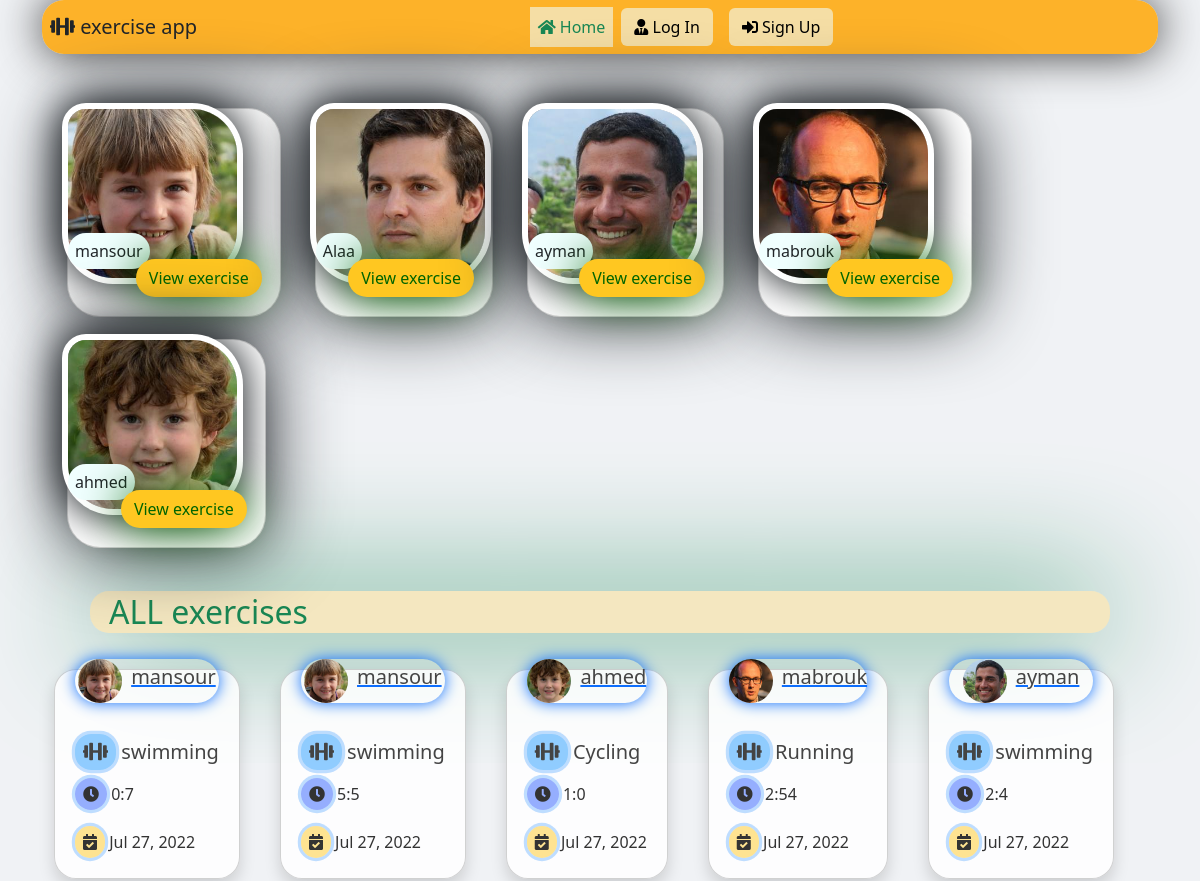
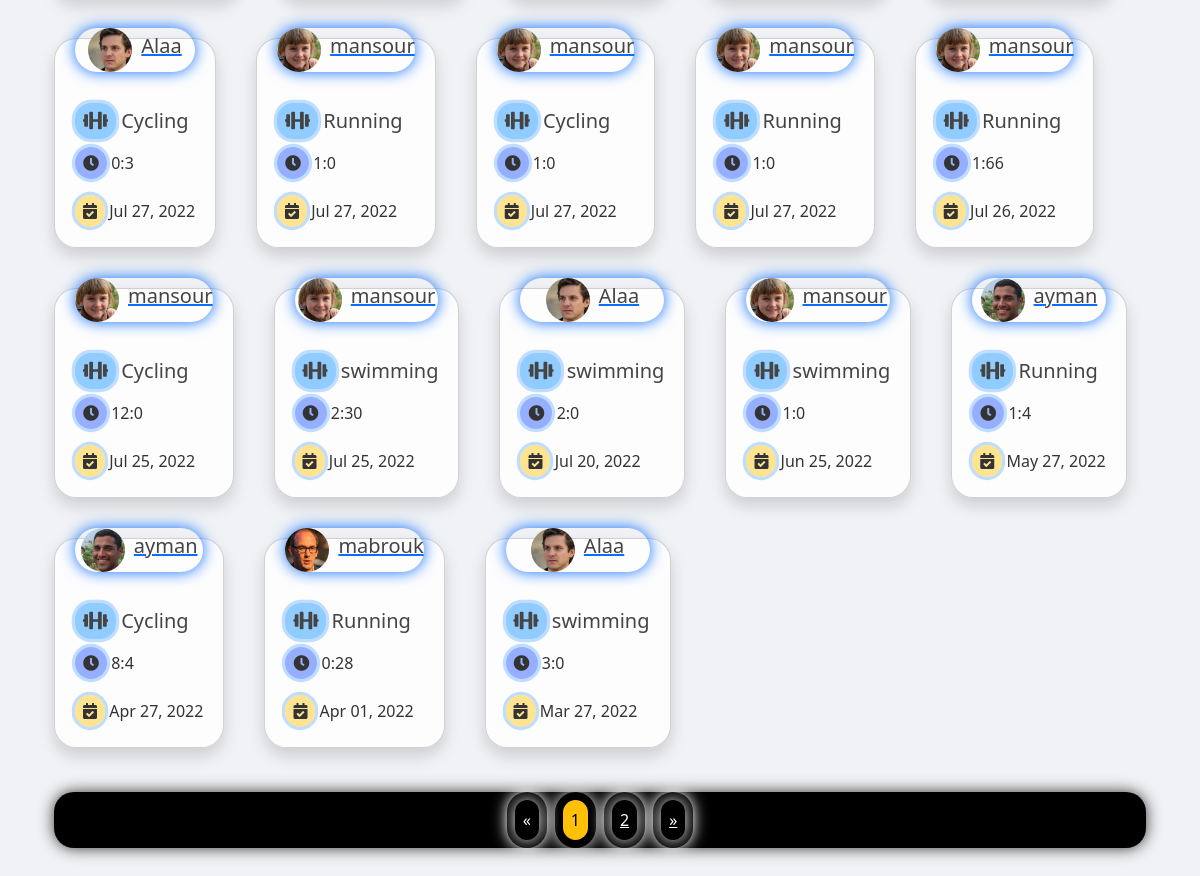
The page / on the database its author committed (2 pictures, top to bottom).
### users/models.py (models this page shows, shortened)
class Profile(models.Model):
    user = models.OneToOneField(User, on_delete=models.CASCADE)
    image = models.ImageField(default='default.jpg', upload_to='profile_pics')

### blog/models.py (models this page shows, shortened)
class Post(models.Model):
	exercisename = models.ForeignKey('Category', on_delete=models.CASCADE)
	hour = models.IntegerField(default=0 )
	min = models.IntegerField(default=0)
	file = models.FileField(null=True,blank=True,upload_to='Files')
	content = models.TextField()
	date_Posted = models.DateTimeField(default=timezone.now)
	author = models.ForeignKey(User, on_delete=models.CASCADE)

class Category(models.Model):
	name = models.CharField(max_length=100)
	description = models.TextField()
	image = models.ImageField(upload_to='images/')
	def __str__(self):
		return self.name

### blog/views.py (the view)
# urls.py: path('', post_list, name='blog-home-api'),
def post_list(request):
    queryset = Post.objects.all().order_by('-date_Posted')
    month = queryset.filter( date_Posted__month__gte= timezone.now().month)
    day = []
    for i in month:
        if i.date_Posted.day not in day:
            day.append(i.date_Posted.day)
    print(day)
    year = queryset.filter( date_Posted__year__gte= timezone.now().year)
    yearDay = []
    for i in year:
        if i.date_Posted.month not in yearDay:
            yearDay.append(i.date_Posted.month)
    YMD = []
    for d in Post.objects.filter( date_Posted__year__gte= timezone.now().year):
        YMD.append(d.date_Posted.strftime("%Y-%m-%d"))
    YMD = list(set(YMD))
    YM = []
    for d in YMD:
        YM.append(d.split('-')[1])
    YM = dict(Counter(YM))
    YM = sorted(YM.items(), key=operator.itemgetter(1), reverse=True)
    user_list = Post.objects.all().order_by('-date_Posted')
    page = request.GET.get('page', 1)
    paginator = Paginator(user_list, 18)
    try:
        posts = paginator.page(page)
    except PageNotAnInteger:
        posts = paginator.page(1)
    except EmptyPage:
        posts = paginator.page(paginator.num_pages)
    usr = User.objects.all()
    context = {
        'usr': usr,
        'Posts': queryset,
        'Category': Category.objects.all(),
        'days': day,
        'years': yearDay,
        'YMD': YMD,
        'YM': YM,
        'month': month,
        'year': posts
    }
    return render(request, 'blog/home.html', context)

### blog/templates/blog/home.html (shortened to what this page needs)
{% extends "blog/base.html" %}
{% block content %}
<div class="usr" style="display: flex; flex-wrap: wrap; ">
  {% for u in usr %}
  <a href="/user/{{ u.id }}" class="btn" >
  <div class="card relative" style="box-shadow: 0 0 75px; border-radius: 33px;">
    <img src="{{ u.profile.image.url }}" style="width: 169px; height: 169px;border-radius: 18px 45px 48px;box-shadow: 0 0 0px 6px white,0 0 38px 9px;">
    <div class="">
      <span class="card-title" style="position: relative;top: -44px;background: azure;width: fit-content;padding: 7px;border-radius: 23px;" >{{ u.username }}</span>
      <div class="btn" style="position: relative; top: -19px; background: #ffc721; left: -18px; color: darkgreen; border-radius: 51px; box-shadow: 0 0 45px;">View exercise</div>
    </div>
  </div>
</a>
  {% endfor %}
</div>
<h2 style="background: #ffc10738;padding: 2px 19px;border-radius: 19px;box-shadow: 0 0 125px;color: #198754;margin: 36px;"> ALL exercises</h2>
<div style="display: flex;flex-wrap: wrap;gap: 40px;">
  {% for data in year %}
  <div class="card img-thumbnail img-fluid shadow"
    style=" background: #ffffffd4; border-radius: 22px; box-shadow: 1px 1px 21px #21252969;">
    <div class="card-body">
      <a href="/user/{{ data.author.id }}" class="usr" style="display: flex; justify-content: center; align-items: center; gap: 9px; box-shadow: 0 0 15px; border-radius: 25px; position: relative; top: -31px;">
        <img src="{{ data.author.profile.image.url }}" style="width: 44px;height: 44px; border-radius: 22px;">
        <h5 class="card-title">{{ data.author }}</h5>
      </a>
      <h5 class="card-title">
        <i class="fas fa-dumbbell" style="background: #078fff71;"></i> {{ data.exercisename }}
      </h5>
      <p class="card-text">
        <i class="fas fa-clock" style="background: #0741ff6c;"></i>
        {{ data.hour }}:{{ data.min }}
      </p>
      <p class="card-text">
        <i class="fa fa-calendar-check" style="background: #ffc10770;"></i>
        {{ data.date_Posted|date:"M d, Y" }}
      </p>
    </div>
  </div>
  {% endfor %}
</div>
{% if year.has_other_pages %}
  <ul class="pagination" style="background:#000">
    {% if year.has_previous %}
      <li><a href="?page={{ year.previous_page_number }}">&laquo;</a></li>
    {% else %}
      <li class="disabled"><span>&laquo;</span></li>
    {% endif %}
    {% for i in year.paginator.page_range %}
      {% if year.number == i %}
        <li class="active"><span>{{ i }} <span class="sr-only">(current)</span></span></li>
      {% else %}
        <li><a href="?page={{ i }}">{{ i }}</a></li>
      {% endif %}
    {% endfor %}
    {% if year.has_next %}
      <li><a href="?page={{ year.next_page_number }}">&raquo;</a></li>
    {% else %}
      <li class="disabled"><span>&raquo;</span></li>
    {% endif %}
  </ul>
{% endif %}
{% endblock content %}

### blog/templates/blog/base.html (shortened to what this page needs)
{% load static %}
<!doctype html>
<html lang="en">
<head>
  <link href="https://cdn.jsdelivr.net/npm/bootstrap@5.2.0/dist/css/bootstrap.min.css" rel="stylesheet"
>
  <link rel="stylesheet" href="https://use.fontawesome.com/releases/v5.8.1/css/all.css">
  <link rel="stylesheet" href="{% static 'blog/main.css' %}">
</head>
<body class="container">
  <nav class="navbar navbar-expand-lg navbar-dark p-8 "
    style="border-radius: 22px;box-shadow: 0 0 46px;background: #ffa707d9;padding: 0;margin-bottom: 47px;">
    <a style="margin-left: 8px;" class="navbar-brand font-weight-bold text-dark" href="{% url 'blog-home' %}"><i
        class="fas fa-dumbbell"></i> exercise app </a>
    <div class="collapse navbar-collapse flex justify-content-center" id="navbarScroll">
      <ul class="navbar-nav mr-auto">
        <li class="nav-item">
          <a class="nav-link" style="
          background: #f0ffff94;
          color: #198754;" href="{% url 'blog-home' %}"><i class="fas fa-home"></i> Home </a>
        </li>
      </ul>
      <div style="display:flex;">
        {% if user.is_authenticated %}
        <a href="{% url 'user-Posts' user.id %}" class="btn m-2" style="
    background: #f0ffff94;
    color: #0d6efd;"><i class="fas fa-user-shield"></i> My
          exercise</a>
        <a href="{% url 'Post-create' %} " class="btn m-2" style="
    background: #f0ffff94;
    color: #7a3900;"><i class="fas fa-user-edit"></i> New exercise</a>
        <a href="{% url 'profile' %} " class="btn m-2" style="
    background: #f0ffff94;
    color: #2522a7;"><i class="fas fa-user"></i> {{ user.username }}</a>
        <a href="{% url 'logout' %} " class="btn m-2" style="
    background: #f0ffff94;
    color: #195645;"><i class="fas fa-sign-out-alt"></i> Log Out</a>
        {% else %}
        <a href="{% url 'login' %} " class="btn m-2" style="
    background: #f0ffff94;
    color: #000;"><i class="fas fa-user-tie"></i> Log In</a>
        <a href="{% url 'register' %} " class="btn m-2" style="
    background: #f0ffff94;
    color: #000;"> <i class="fas fa-sign-in-alt"></i> Sign Up</a>
        {% endif %}
      </div>
    </div>
  </nav>
  <div class="container my-bg">
    {% block content %}
    {% endblock %}
  </div>
</body>
</html>

### api/static/blog/main.css (style rules this page uses)
body { background: #fafafa; color: #333333; margin-top: 0; }
h1, h2, h3, h4, h5, h6 { color: #444444; }
ul { margin: 0; }

### blog/templates/blog/base.html (style rules this page uses)
body { background-color: #f0f2f5 }

### blog/templates/blog/home.html (style rules this page uses)
.card-body .fa, .card-body .fas { border-radius: 1rem; padding: 8px; box-shadow: 0 0 0 0.2rem rgba(0, 123, 255, 0.25); }
.usr { display: flex; flex-wrap: wrap; gap: 8px; }
.pagination { margin: 44px 0; display: flex; flex-wrap: wrap; gap: 8px; justify-content: center; border-radius: 20px; box-shadow: 0 0 15px; }
.pagination > li { display: flex; flex-direction: column; align-items: center; color: #fff; border-radius: 44px; box-shadow: 0 0 15px; padding: 8px; }
.pagination > li > a { color: #fff; padding: 8px; border-radius: 44px; box-shadow: 0 0 15px; }
.pagination > li > span { color: #fff; padding: 8px; border-radius: 44px; box-shadow: 0 0 15px; }
.pagination > li.active > span { background: #ffc107; color: #000; }
.pagination > li.disabled > span { background: #000; color: #fff; }

### rows shown on the page
Post: author.profile.image (picture), author "mansour", exercisename "swimming", hour "0", min "7", date_Posted "Jul 27, 2022"
Post: author.profile.image (picture), author "mansour", exercisename "swimming", hour "5", min "5", date_Posted "Jul 27, 2022"
Post: author.profile.image (picture), author "ahmed", exercisename "Cycling", hour "1", min "0", date_Posted "Jul 27, 2022"
Post: author.profile.image (picture), author "mabrouk", exercisename "Running", hour "2", min "54", date_Posted "Jul 27, 2022"
Post: author.profile.image (picture), author "ayman", exercisename "swimming", hour "2", min "4", date_Posted "Jul 27, 2022"
Post: author.profile.image (picture), author "Alaa", exercisename "Cycling", hour "0", min "3", date_Posted "Jul 27, 2022"
Post: author.profile.image (picture), author "mansour", exercisename "Running", hour "1", min "0", date_Posted "Jul 27, 2022"
Post: author.profile.image (picture), author "mansour", exercisename "Cycling", hour "1", min "0", date_Posted "Jul 27, 2022"
Post: author.profile.image (picture), author "mansour", exercisename "Running", hour "1", min "0", date_Posted "Jul 27, 2022"
Post: author.profile.image (picture), author "mansour", exercisename "Running", hour "1", min "66", date_Posted "Jul 26, 2022"
Post: author.profile.image (picture), author "mansour", exercisename "Cycling", hour "12", min "0", date_Posted "Jul 25, 2022"
Post: author.profile.image (picture), author "mansour", exercisename "swimming", hour "2", min "30", date_Posted "Jul 25, 2022"
Post: author.profile.image (picture), author "Alaa", exercisename "swimming", hour "2", min "0", date_Posted "Jul 20, 2022"
Post: author.profile.image (picture), author "mansour", exercisename "swimming", hour "1", min "0", date_Posted "Jun 25, 2022"
Post: author.profile.image (picture), author "ayman", exercisename "Running", hour "1", min "4", date_Posted "May 27, 2022"
Post: author.profile.image (picture), author "ayman", exercisename "Cycling", hour "8", min "4", date_Posted "Apr 27, 2022"
Post: author.profile.image (picture), author "mabrouk", exercisename "Running", hour "0", min "28", date_Posted "Apr 01, 2022"
Post: author.profile.image (picture), author "Alaa", exercisename "swimming", hour "3", min "0", date_Posted "Mar 27, 2022"

### other values the page prints
{{ u.username }} "mansour"
{{ u.username }} "Alaa"
{{ u.username }} "ayman"
{{ u.username }} "mabrouk"
{{ u.username }} "ahmed"
{{ i }} "1"
{{ i }} "2"
